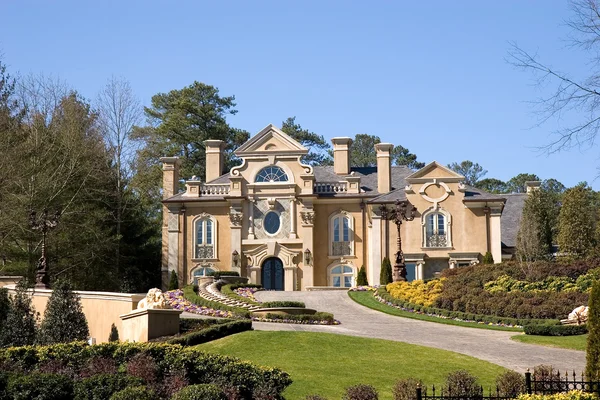
#> input picture imagem1.jpg, 600 x 400 px
$ python TWD_2D_1.py
#> lines starting #> are read from the running program, lines starting #| are printed output that depends on the picture
import cv2
import pywt
import numpy as np
import matplotlib.pyplot as plt

# Carregue uma imagem
image = cv2.imread('imagem1.jpg', cv2.IMREAD_GRAYSCALE)
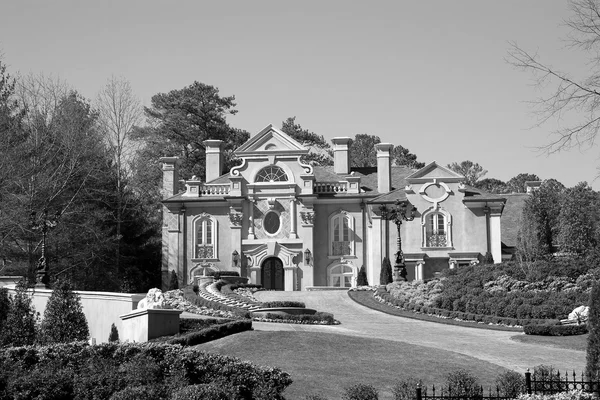
#> image: shape (400, 600); min 0, max 255, mean 129.5

# Execução da transformada wavelet 2D (por exemplo, utilizando a wavelet de Haar)
coeffs = pywt.dwt2(image, 'haar')

cA, (cH, cV, cD) = coeffs  # cA: Aproximação, cH: Horizontal, cV: Vertical, cD: Diagonal
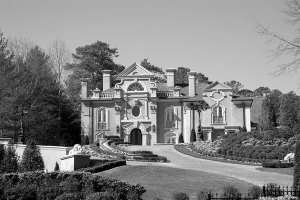
#> cA: shape (200, 300) float64; min 0, max 507.5, mean 259.1; drawn with min black and max white
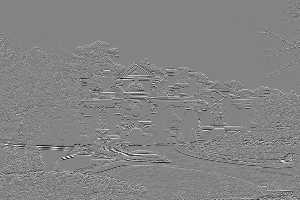
#> cH: shape (200, 300) float64; min -191.5, max 178.5, mean 0.3; drawn with min black and max white
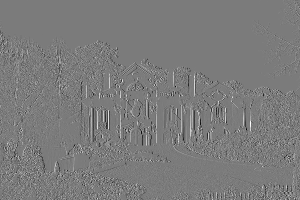
#> cV: shape (200, 300) float64; min -180, max 190.5, mean 0; drawn with min black and max white
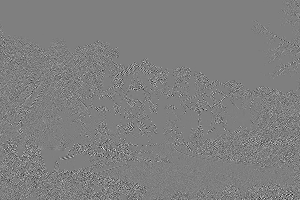
#> cD: shape (200, 300) float64; min -110, max 110.5, mean 0; drawn with min black and max white

# Visualização das sub-imagens resultantes
plt.figure(figsize=(12, 3))
plt.subplot(141), plt.imshow(cA, cmap='gray'), plt.title('Aproximação')
plt.subplot(142), plt.imshow(cH, cmap='gray'), plt.title('Horizontal')
plt.subplot(143), plt.imshow(cV, cmap='gray'), plt.title('Vertical')
plt.subplot(144), plt.imshow(cD, cmap='gray'), plt.title('Diagonal')

plt.show()

$ run again, with wavelets.jpg copied over imagem1.jpg
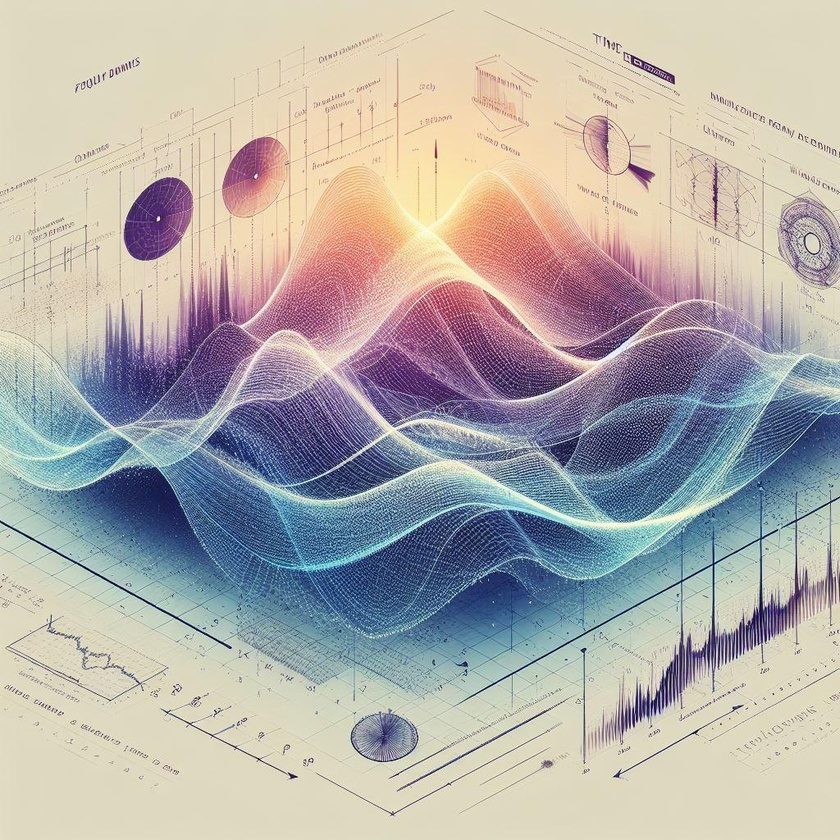
#> input picture wavelets.jpg, 840 x 840 px, shrunk from 1024 x 1024 before the run
#> `cA, (cH, cV, cD) = coeffs`:
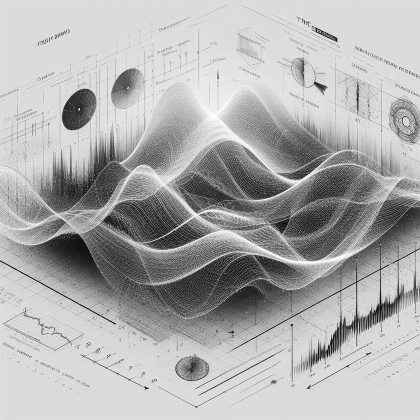
#> cA: shape (420, 420) float64; min 33, max 496.5, mean 350.9; drawn with min black and max white
#> `cA, (cH, cV, cD) = coeffs`:
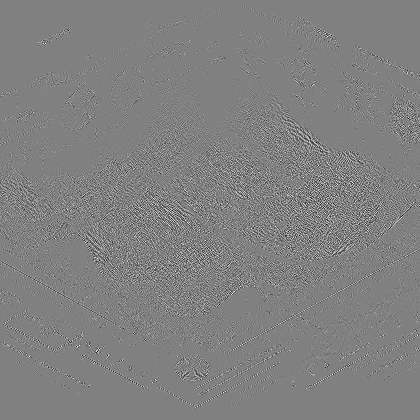
#> cD: shape (420, 420) float64; min -138.5, max 135.5, mean 0; drawn with min black and max white
